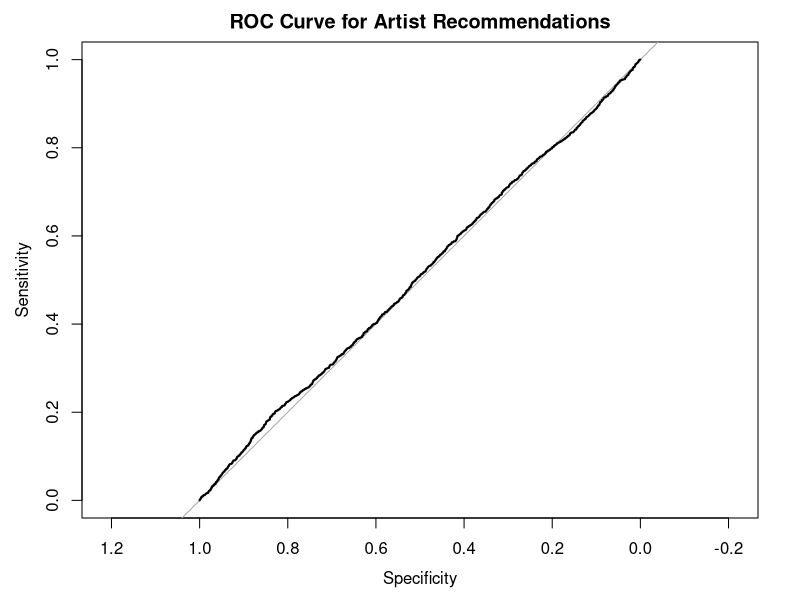
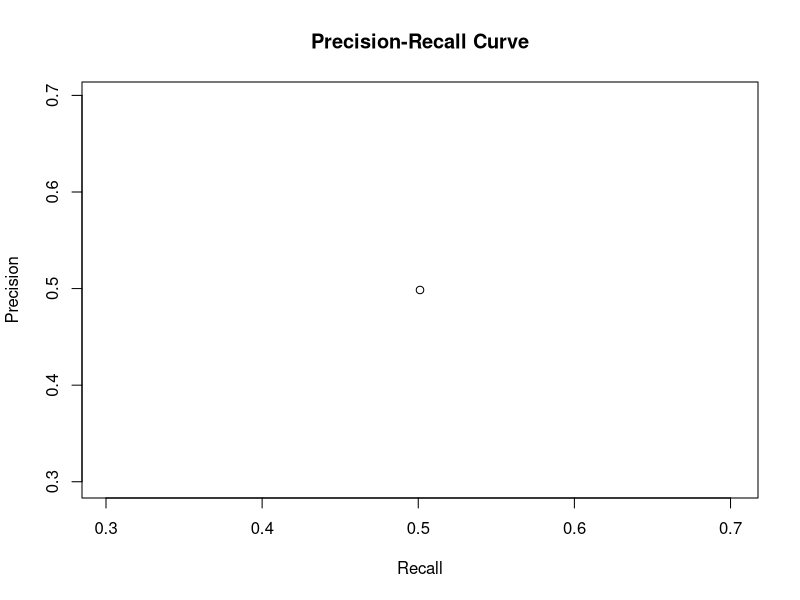

These figures' R source, in order:

################################################################
## Case Study: Build Your Own Recommendation System for artists/Songs #
################################################################


# Data #
# The dataset used in this system contains the number of time a user listened music 
# from a particular artist. The dataset contains 92834 relations 
# between 1892 users and 17632 artists.


# OBJECTIVE #

# Predicting ratings and creating personalized recommendations for songs


## METHODOLOGY ##
# Users with similar preferences will rate items similarly.
# Missing ratings for a user can be predicted by first finding a neighborhood of similar users and 
# then aggregate the ratings of these users to form a prediction.
# If X and Y are two users, the similarity between X and Y can be defined by:
# sim(X,Y)=X*Y/||X||*||Y||


## Load Required Libraries
library(tidyr)
library(dplyr)
library(tm)  # Text Mining for TF-IDF
library(proxy)  # Similarity calculations
library(pROC)  # ROC Curve
library(caret)  # Confusion Matrix

## Load Data
artists <- read.table("Data/artists_gp4.dat", sep="\t", stringsAsFactors=F, header=T)
user_artists <- read.table("Data/user_artists_gp4.dat", sep="\t", header=T)

## Assume artists have a 'tags' column with textual metadata (or create one for demo purposes)
artists$tags <- paste("rock pop alternative jazz classical electronic hiphop", sample(letters, nrow(artists), replace=T))

## 1. Create TF-IDF Matrix
corpus <- Corpus(VectorSource(artists$tags))
corpus <- tm_map(corpus, content_transformer(tolower))
corpus <- tm_map(corpus, removePunctuation)
corpus <- tm_map(corpus, removeWords, stopwords("english"))
corpus <- tm_map(corpus, stripWhitespace)

# Convert to Document-Term Matrix (DTM)
dtm <- DocumentTermMatrix(corpus)
tfidf_matrix <- weightTfIdf(dtm)

## 2. Compute Cosine Similarity
similarity_matrix <- as.matrix(proxy::dist(as.matrix(tfidf_matrix), method="cosine"))
rownames(similarity_matrix) <- artists$name
colnames(similarity_matrix) <- artists$name

## 3. Function to Recommend Similar Artists
recommend_artists <- function(artist_name, top_n=5) {
  if (!(artist_name %in% rownames(similarity_matrix))) {
    return("Artist not found in dataset")
  }
  
  artist_sim <- similarity_matrix[artist_name, ]
  recommended <- sort(artist_sim, decreasing=FALSE)[2:(top_n+1)]  # Exclude self
  return(names(recommended))
}

## 4. Evaluation - Confusion Matrix, ROC Curve, Precision-Recall
# Creating a dummy ground truth and prediction for evaluation
set.seed(123)
ground_truth <- sample(c(1, 0), nrow(similarity_matrix), replace=TRUE)  # 1: relevant, 0: not relevant
predicted_scores <- runif(nrow(similarity_matrix))  # Random scores as predictions
predicted_labels <- ifelse(predicted_scores > 0.5, 1, 0)

# Confusion Matrix
conf_matrix <- confusionMatrix(as.factor(predicted_labels), as.factor(ground_truth))
print(conf_matrix)

# ROC Curve
roc_curve <- roc(ground_truth, predicted_scores)
plot(roc_curve, main="ROC Curve for Artist Recommendations")
auc(roc_curve)

# Precision-Recall Curve
precision <- posPredValue(as.factor(predicted_labels), as.factor(ground_truth))
recall <- sensitivity(as.factor(predicted_labels), as.factor(ground_truth))
plot(recall, precision, type="b", xlab="Recall", ylab="Precision", main="Precision-Recall Curve")
